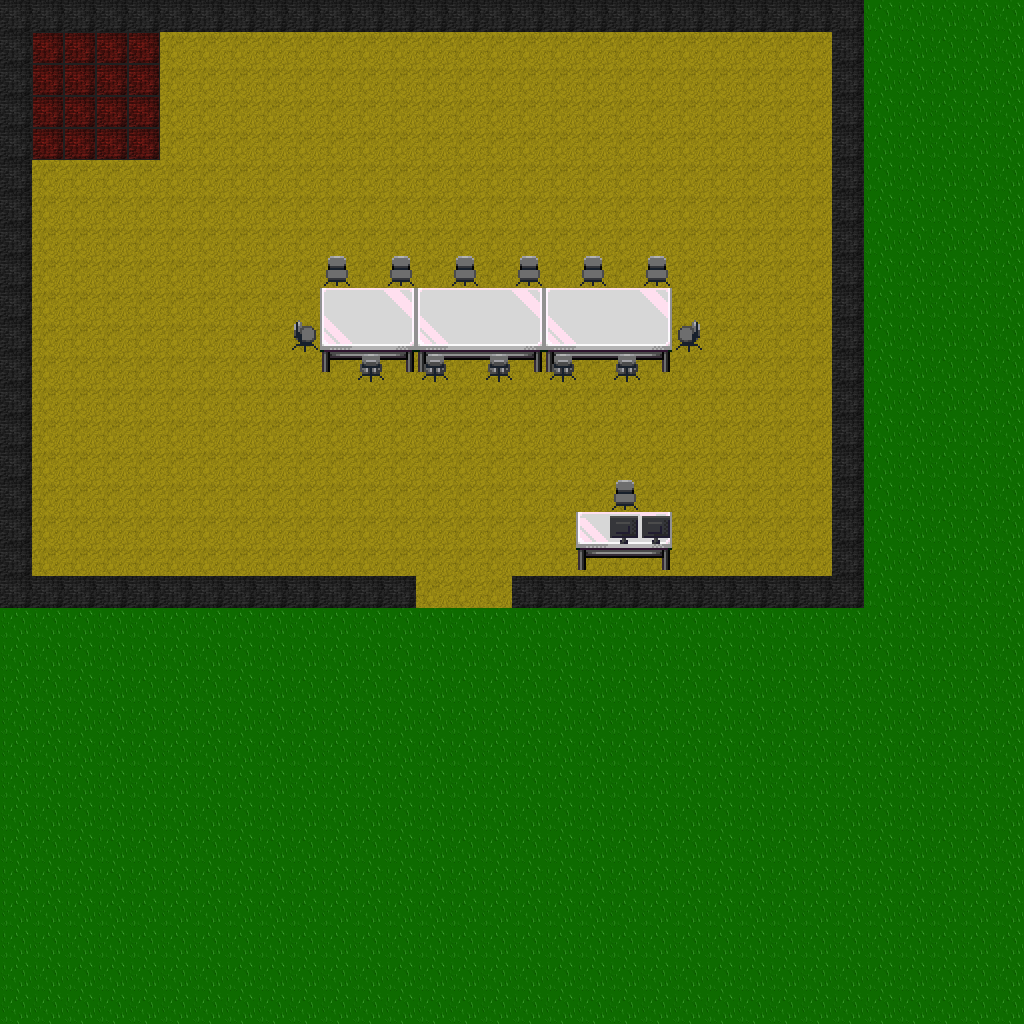

A 2D game scene composited from a Tiled map and its tileset images. What follows is a short description and the map's XML, with each tile layer's data collapsed to a summary:
An orthogonal 32x32 tile map with 32x32 px tiles, 6 tile layers (start, exit, Audio, Boden-Wände, ...), 3 tilesets.

<map version="1.4" tiledversion="1.4.3" orientation="orthogonal" renderorder="right-down" width="32" height="32" tilewidth="32" tileheight="32" infinite="0" nextlayerid="8" nextobjectid="2">
 <editorsettings>
  <export target="main.json" format="json" />
 </editorsettings>
 <tileset firstgid="1" source="mapUtilities.tsx" />
 <tileset firstgid="10" source="tilesets_deviant_milkian_1.tsx" />
 <tileset firstgid="266" source="floortileset.tsx" />
 <layer id="2" name="start" width="32" height="32">
  <properties>
   <property name="startLayer" type="bool" value="true" />
  </properties>
  <data>[1024 cells, 1 non-empty, 1 distinct tile ids]</data>
 </layer>
 <layer id="1" name="exit" width="32" height="32">
  <properties>
   <property name="exitURL" value="" />
  </properties>
  <data>[1024 cells, 3 non-empty, 1 distinct tile ids]</data>
 </layer>
 <layer id="7" name="Audio" width="32" height="32">
  <properties>
   <property name="playAudio" value="http://ice2.somafm.com/defcon-128-mp3" />
  </properties>
  <data>[1024 cells, 16 non-empty, 1 distinct tile ids]</data>
 </layer>
 <layer id="4" name="Boden-Wände" width="32" height="32">
  <data>[1024 cells, 1024 non-empty, 4 distinct tile ids]</data>
 </layer>
 <layer id="5" name="Möbel" width="32" height="32">
  <data>[1024 cells, 48 non-empty, 18 distinct tile ids]</data>
 </layer>
 <layer id="6" name="Möbel2" width="32" height="32">
  <data>[1024 cells, 7 non-empty, 2 distinct tile ids]</data>
 </layer>
 <objectgroup id="3" name="floorLayer" visible="0" />
</map>
